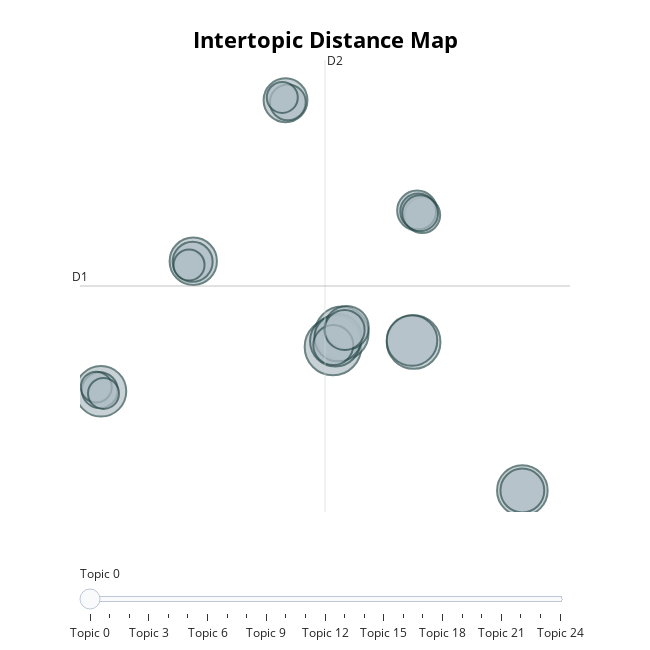

The code cell stored with this chart in its notebook:
### Code cell
topic_model.visualize_topics()

### Figure 1 — Plotly figure (JSON) as saved in the notebook; plotly's stock layout.template omitted (floating-point values rounded to 4 significant figures)
{"data": [{"customdata": [[0, "state | finite | 39 | 𝑠0 | grammar", 10], [1, "journal | arxiv | and | learning | in", 9], [2, "matrix | the | is | of | covariance", 9], [3, "fuzzy | set | sets | xi | the", 8], [4, "https | url | org | 2024 | arxiv", 8], [5, "dataset | thai | to | the | quality", 8], [6, "arxiv | neural | and | preprint | 2016", 8], [7, "attention | layer | the | layers | sequence", 7], [8, "the | vij | pij | wij | algorithm", 7], [9, "findings | experimental | setup | results | speech", 6], [10, "association | arxiv | linguistics | computational | language", 6], [11, "topic | modeling | topics | and | words", 6], [12, "finreal | finsing | functor | adjoint | simplicial", 5], [13, "equation | xˆvi | matrix | vectors | the", 5], [14, "umap | in | of | section | structure", 5], [15, "014 | 013 | 015 | 002 | 017", 5], [16, "policy | topic | trade | coherence | crime", 4], [17, "model | 70b | al | et | wsj", 4], [18, "1020 | math | table | 1019 | dataset", 4], [19, "agentic | content | agent | the | refine", 4], [20, "judge | bench | thai | the | gpt", 4], [21, "cluster | words | each | sentence | topic", 3], [22, "thai | language | on | pretraining | llms", 3], [23, "math | context | performance | code | coding", 3], [24, "tokenizer | tokens | the | training | big", 3]], "hovertemplate": "<b>Topic %{customdata[0]}</b><br>%{customdata[1]}<br>Size: %{customdata[2]}", "legendgroup": "", "marker": {"color": "#B0BEC5", "line": {"color": "DarkSlateGrey", "width": 2}, "size": [10, 9, 9, 8, 8, 8, 8, 7, 7, 6, 6, 6, 5, 5, 5, 5, 4, 4, 4, 4, 4, 3, 3, 3, 3], "sizemode": "area", "sizeref": 0.00625, "symbol": "circle"}, "mode": "markers", "name": "", "orientation": "v", "showlegend": false, "type": "scatter", "x": [11.74, 19.13, 12.55, 11.96, 29.08, -9.497, 18.98, -1.046, 12.21, 13.02, 29.08, 7.4, 11.77, 12.81, -1.103, 19.45, 7.614, 19.92, 19.55, -9.604, 19.73, 7.106, -9.927, -9.264, -1.431], "xaxis": "x", "y": [0.02144, 0.5473, 1.44, 0.6361, -15.0, -4.611, 0.6984, 8.995, 0.995, 2.03, -15.0, 25.85, 0.2196, 1.804, 8.938, 14.3, 25.64, 13.83, 14.21, -4.505, 14.02, 26.14, -4.181, -4.844, 8.61], "yaxis": "y"}], "layout": {"annotations": [{"showarrow": false, "text": "D1", "x": -11.42, "y": 6.406, "yshift": 10}, {"showarrow": false, "text": "D2", "x": 11.02, "xshift": 10, "y": 30.07}], "height": 650, "hoverlabel": {"bgcolor": "white", "font": {"family": "Rockwell", "size": 16}}, "legend": {"itemsizing": "constant", "tracegroupgap": 0}, "margin": {"t": 60}, "shapes": [{"line": {"color": "#CFD8DC", "width": 2}, "type": "line", "x0": 11.02, "x1": 11.02, "y0": -17.25, "y1": 30.07}, {"line": {"color": "#9E9E9E", "width": 2}, "type": "line", "x0": -11.42, "x1": 33.45, "y0": 6.406, "y1": 6.406}], "sliders": [{"active": 0, "pad": {"t": 50}, "steps": [{"args": [{"marker.color": [["red", "#B0BEC5", "#B0BEC5", "#B0BEC5", "#B0BEC5", "#B0BEC5", "#B0BEC5", "#B0BEC5", "#B0BEC5", "#B0BEC5", "#B0BEC5", "#B0BEC5", "#B0BEC5", "#B0BEC5", "#B0BEC5", "#B0BEC5", "#B0BEC5", "#B0BEC5", "#B0BEC5", "#B0BEC5", "#B0BEC5", "#B0BEC5", "#B0BEC5", "#B0BEC5", "#B0BEC5"]]}], "label": "Topic 0", "method": "update"}, {"args": [{"marker.color": [["#B0BEC5", "red", "#B0BEC5", "#B0BEC5", "#B0BEC5", "#B0BEC5", "#B0BEC5", "#B0BEC5", "#B0BEC5", "#B0BEC5", "#B0BEC5", "#B0BEC5", "#B0BEC5", "#B0BEC5", "#B0BEC5", "#B0BEC5", "#B0BEC5", "#B0BEC5", "#B0BEC5", "#B0BEC5", "#B0BEC5", "#B0BEC5", "#B0BEC5", "#B0BEC5", "#B0BEC5"]]}], "label": "Topic 1", "method": "update"}, {"args": [{"marker.color": [["#B0BEC5", "#B0BEC5", "red", "#B0BEC5", "#B0BEC5", "#B0BEC5", "#B0BEC5", "#B0BEC5", "#B0BEC5", "#B0BEC5", "#B0BEC5", "#B0BEC5", "#B0BEC5", "#B0BEC5", "#B0BEC5", "#B0BEC5", "#B0BEC5", "#B0BEC5", "#B0BEC5", "#B0BEC5", "#B0BEC5", "#B0BEC5", "#B0BEC5", "#B0BEC5", "#B0BEC5"]]}], "label": "Topic 2", "method": "update"}, {"args": [{"marker.color": [["#B0BEC5", "#B0BEC5", "#B0BEC5", "red", "#B0BEC5", "#B0BEC5", "#B0BEC5", "#B0BEC5", "#B0BEC5", "#B0BEC5", "#B0BEC5", "#B0BEC5", "#B0BEC5", "#B0BEC5", "#B0BEC5", "#B0BEC5", "#B0BEC5", "#B0BEC5", "#B0BEC5", "#B0BEC5", "#B0BEC5", "#B0BEC5", "#B0BEC5", "#B0BEC5", "#B0BEC5"]]}], "label": "Topic 3", "method": "update"}, {"args": [{"marker.color": [["#B0BEC5", "#B0BEC5", "#B0BEC5", "#B0BEC5", "red", "#B0BEC5", "#B0BEC5", "#B0BEC5", "#B0BEC5", "#B0BEC5", "#B0BEC5", "#B0BEC5", "#B0BEC5", "#B0BEC5", "#B0BEC5", "#B0BEC5", "#B0BEC5", "#B0BEC5", "#B0BEC5", "#B0BEC5", "#B0BEC5", "#B0BEC5", "#B0BEC5", "#B0BEC5", "#B0BEC5"]]}], "label": "Topic 4", "method": "update"}, {"args": [{"marker.color": [["#B0BEC5", "#B0BEC5", "#B0BEC5", "#B0BEC5", "#B0BEC5", "red", "#B0BEC5", "#B0BEC5", "#B0BEC5", "#B0BEC5", "#B0BEC5", "#B0BEC5", "#B0BEC5", "#B0BEC5", "#B0BEC5", "#B0BEC5", "#B0BEC5", "#B0BEC5", "#B0BEC5", "#B0BEC5", "#B0BEC5", "#B0BEC5", "#B0BEC5", "#B0BEC5", "#B0BEC5"]]}], "label": "Topic 5", "method": "update"}, {"args": [{"marker.color": [["#B0BEC5", "#B0BEC5", "#B0BEC5", "#B0BEC5", "#B0BEC5", "#B0BEC5", "red", "#B0BEC5", "#B0BEC5", "#B0BEC5", "#B0BEC5", "#B0BEC5", "#B0BEC5", "#B0BEC5", "#B0BEC5", "#B0BEC5", "#B0BEC5", "#B0BEC5", "#B0BEC5", "#B0BEC5", "#B0BEC5", "#B0BEC5", "#B0BEC5", "#B0BEC5", "#B0BEC5"]]}], "label": "Topic 6", "method": "update"}, {"args": [{"marker.color": [["#B0BEC5", "#B0BEC5", "#B0BEC5", "#B0BEC5", "#B0BEC5", "#B0BEC5", "#B0BEC5", "red", "#B0BEC5", "#B0BEC5", "#B0BEC5", "#B0BEC5", "#B0BEC5", "#B0BEC5", "#B0BEC5", "#B0BEC5", "#B0BEC5", "#B0BEC5", "#B0BEC5", "#B0BEC5", "#B0BEC5", "#B0BEC5", "#B0BEC5", "#B0BEC5", "#B0BEC5"]]}], "label": "Topic 7", "method": "update"}, {"args": [{"marker.color": [["#B0BEC5", "#B0BEC5", "#B0BEC5", "#B0BEC5", "#B0BEC5", "#B0BEC5", "#B0BEC5", "#B0BEC5", "red", "#B0BEC5", "#B0BEC5", "#B0BEC5", "#B0BEC5", "#B0BEC5", "#B0BEC5", "#B0BEC5", "#B0BEC5", "#B0BEC5", "#B0BEC5", "#B0BEC5", "#B0BEC5", "#B0BEC5", "#B0BEC5", "#B0BEC5", "#B0BEC5"]]}], "label": "Topic 8", "method": "update"}, {"args": [{"marker.color": [["#B0BEC5", "#B0BEC5", "#B0BEC5", "#B0BEC5", "#B0BEC5", "#B0BEC5", "#B0BEC5", "#B0BEC5", "#B0BEC5", "red", "#B0BEC5", "#B0BEC5", "#B0BEC5", "#B0BEC5", "#B0BEC5", "#B0BEC5", "#B0BEC5", "#B0BEC5", "#B0BEC5", "#B0BEC5", "#B0BEC5", "#B0BEC5", "#B0BEC5", "#B0BEC5", "#B0BEC5"]]}], "label": "Topic 9", "method": "update"}, {"args": [{"marker.color": [["#B0BEC5", "#B0BEC5", "#B0BEC5", "#B0BEC5", "#B0BEC5", "#B0BEC5", "#B0BEC5", "#B0BEC5", "#B0BEC5", "#B0BEC5", "red", "#B0BEC5", "#B0BEC5", "#B0BEC5", "#B0BEC5", "#B0BEC5", "#B0BEC5", "#B0BEC5", "#B0BEC5", "#B0BEC5", "#B0BEC5", "#B0BEC5", "#B0BEC5", "#B0BEC5", "#B0BEC5"]]}], "label": "Topic 10", "method": "update"}, {"args": [{"marker.color": [["#B0BEC5", "#B0BEC5", "#B0BEC5", "#B0BEC5", "#B0BEC5", "#B0BEC5", "#B0BEC5", "#B0BEC5", "#B0BEC5", "#B0BEC5", "#B0BEC5", "red", "#B0BEC5", "#B0BEC5", "#B0BEC5", "#B0BEC5", "#B0BEC5", "#B0BEC5", "#B0BEC5", "#B0BEC5", "#B0BEC5", "#B0BEC5", "#B0BEC5", "#B0BEC5", "#B0BEC5"]]}], "label": "Topic 11", "method": "update"}, {"args": [{"marker.color": [["#B0BEC5", "#B0BEC5", "#B0BEC5", "#B0BEC5", "#B0BEC5", "#B0BEC5", "#B0BEC5", "#B0BEC5", "#B0BEC5", "#B0BEC5", "#B0BEC5", "#B0BEC5", "red", "#B0BEC5", "#B0BEC5", "#B0BEC5", "#B0BEC5", "#B0BEC5", "#B0BEC5", "#B0BEC5", "#B0BEC5", "#B0BEC5", "#B0BEC5", "#B0BEC5", "#B0BEC5"]]}], "label": "Topic 12", "method": "update"}, {"args": [{"marker.color": [["#B0BEC5", "#B0BEC5", "#B0BEC5", "#B0BEC5", "#B0BEC5", "#B0BEC5", "#B0BEC5", "#B0BEC5", "#B0BEC5", "#B0BEC5", "#B0BEC5", "#B0BEC5", "#B0BEC5", "red", "#B0BEC5", "#B0BEC5", "#B0BEC5", "#B0BEC5", "#B0BEC5", "#B0BEC5", "#B0BEC5", "#B0BEC5", "#B0BEC5", "#B0BEC5", "#B0BEC5"]]}], "label": "Topic 13", "method": "update"}, {"args": [{"marker.color": [["#B0BEC5", "#B0BEC5", "#B0BEC5", "#B0BEC5", "#B0BEC5", "#B0BEC5", "#B0BEC5", "#B0BEC5", "#B0BEC5", "#B0BEC5", "#B0BEC5", "#B0BEC5", "#B0BEC5", "#B0BEC5", "red", "#B0BEC5", "#B0BEC5", "#B0BEC5", "#B0BEC5", "#B0BEC5", "#B0BEC5", "#B0BEC5", "#B0BEC5", "#B0BEC5", "#B0BEC5"]]}], "label": "Topic 14", "method": "update"}, {"args": [{"marker.color": [["#B0BEC5", "#B0BEC5", "#B0BEC5", "#B0BEC5", "#B0BEC5", "#B0BEC5", "#B0BEC5", "#B0BEC5", "#B0BEC5", "#B0BEC5", "#B0BEC5", "#B0BEC5", "#B0BEC5", "#B0BEC5", "#B0BEC5", "red", "#B0BEC5", "#B0BEC5", "#B0BEC5", "#B0BEC5", "#B0BEC5", "#B0BEC5", "#B0BEC5", "#B0BEC5", "#B0BEC5"]]}], "label": "Topic 15", "method": "update"}, {"args": [{"marker.color": [["#B0BEC5", "#B0BEC5", "#B0BEC5", "#B0BEC5", "#B0BEC5", "#B0BEC5", "#B0BEC5", "#B0BEC5", "#B0BEC5", "#B0BEC5", "#B0BEC5", "#B0BEC5", "#B0BEC5", "#B0BEC5", "#B0BEC5", "#B0BEC5", "red", "#B0BEC5", "#B0BEC5", "#B0BEC5", "#B0BEC5", "#B0BEC5", "#B0BEC5", "#B0BEC5", "#B0BEC5"]]}], "label": "Topic 16", "method": "update"}, {"args": [{"marker.color": [["#B0BEC5", "#B0BEC5", "#B0BEC5", "#B0BEC5", "#B0BEC5", "#B0BEC5", "#B0BEC5", "#B0BEC5", "#B0BEC5", "#B0BEC5", "#B0BEC5", "#B0BEC5", "#B0BEC5", "#B0BEC5", "#B0BEC5", "#B0BEC5", "#B0BEC5", "red", "#B0BEC5", "#B0BEC5", "#B0BEC5", "#B0BEC5", "#B0BEC5", "#B0BEC5", "#B0BEC5"]]}], "label": "Topic 17", "method": "update"}, {"args": [{"marker.color": [["#B0BEC5", "#B0BEC5", "#B0BEC5", "#B0BEC5", "#B0BEC5", "#B0BEC5", "#B0BEC5", "#B0BEC5", "#B0BEC5", "#B0BEC5", "#B0BEC5", "#B0BEC5", "#B0BEC5", "#B0BEC5", "#B0BEC5", "#B0BEC5", "#B0BEC5", "#B0BEC5", "red", "#B0BEC5", "#B0BEC5", "#B0BEC5", "#B0BEC5", "#B0BEC5", "#B0BEC5"]]}], "label": "Topic 18", "method": "update"}, {"args": [{"marker.color": [["#B0BEC5", "#B0BEC5", "#B0BEC5", "#B0BEC5", "#B0BEC5", "#B0BEC5", "#B0BEC5", "#B0BEC5", "#B0BEC5", "#B0BEC5", "#B0BEC5", "#B0BEC5", "#B0BEC5", "#B0BEC5", "#B0BEC5", "#B0BEC5", "#B0BEC5", "#B0BEC5", "#B0BEC5", "red", "#B0BEC5", "#B0BEC5", "#B0BEC5", "#B0BEC5", "#B0BEC5"]]}], "label": "Topic 19", "method": "update"}, {"args": [{"marker.color": [["#B0BEC5", "#B0BEC5", "#B0BEC5", "#B0BEC5", "#B0BEC5", "#B0BEC5", "#B0BEC5", "#B0BEC5", "#B0BEC5", "#B0BEC5", "#B0BEC5", "#B0BEC5", "#B0BEC5", "#B0BEC5", "#B0BEC5", "#B0BEC5", "#B0BEC5", "#B0BEC5", "#B0BEC5", "#B0BEC5", "red", "#B0BEC5", "#B0BEC5", "#B0BEC5", "#B0BEC5"]]}], "label": "Topic 20", "method": "update"}, {"args": [{"marker.color": [["#B0BEC5", "#B0BEC5", "#B0BEC5", "#B0BEC5", "#B0BEC5", "#B0BEC5", "#B0BEC5", "#B0BEC5", "#B0BEC5", "#B0BEC5", "#B0BEC5", "#B0BEC5", "#B0BEC5", "#B0BEC5", "#B0BEC5", "#B0BEC5", "#B0BEC5", "#B0BEC5", "#B0BEC5", "#B0BEC5", "#B0BEC5", "red", "#B0BEC5", "#B0BEC5", "#B0BEC5"]]}], "label": "Topic 21", "method": "update"}, {"args": [{"marker.color": [["#B0BEC5", "#B0BEC5", "#B0BEC5", "#B0BEC5", "#B0BEC5", "#B0BEC5", "#B0BEC5", "#B0BEC5", "#B0BEC5", "#B0BEC5", "#B0BEC5", "#B0BEC5", "#B0BEC5", "#B0BEC5", "#B0BEC5", "#B0BEC5", "#B0BEC5", "#B0BEC5", "#B0BEC5", "#B0BEC5", "#B0BEC5", "#B0BEC5", "red", "#B0BEC5", "#B0BEC5"]]}], "label": "Topic 22", "method": "update"}, {"args": [{"marker.color": [["#B0BEC5", "#B0BEC5", "#B0BEC5", "#B0BEC5", "#B0BEC5", "#B0BEC5", "#B0BEC5", "#B0BEC5", "#B0BEC5", "#B0BEC5", "#B0BEC5", "#B0BEC5", "#B0BEC5", "#B0BEC5", "#B0BEC5", "#B0BEC5", "#B0BEC5", "#B0BEC5", "#B0BEC5", "#B0BEC5", "#B0BEC5", "#B0BEC5", "#B0BEC5", "red", "#B0BEC5"]]}], "label": "Topic 23", "method": "update"}, {"args": [{"marker.color": [["#B0BEC5", "#B0BEC5", "#B0BEC5", "#B0BEC5", "#B0BEC5", "#B0BEC5", "#B0BEC5", "#B0BEC5", "#B0BEC5", "#B0BEC5", "#B0BEC5", "#B0BEC5", "#B0BEC5", "#B0BEC5", "#B0BEC5", "#B0BEC5", "#B0BEC5", "#B0BEC5", "#B0BEC5", "#B0BEC5", "#B0BEC5", "#B0BEC5", "#B0BEC5", "#B0BEC5", "red"]]}], "label": "Topic 24", "method": "update"}]}], "title": {"font": {"color": "Black", "size": 22}, "text": "<b>Intertopic Distance Map</b>", "x": 0.5, "xanchor": "center", "y": 0.95, "yanchor": "top"}, "width": 650, "xaxis": {"anchor": "y", "domain": [0, 1], "range": [-11.42, 33.45], "title": {"text": ""}, "visible": false}, "yaxis": {"anchor": "x", "domain": [0, 1], "range": [-17.25, 30.07], "title": {"text": ""}, "visible": false}}}
